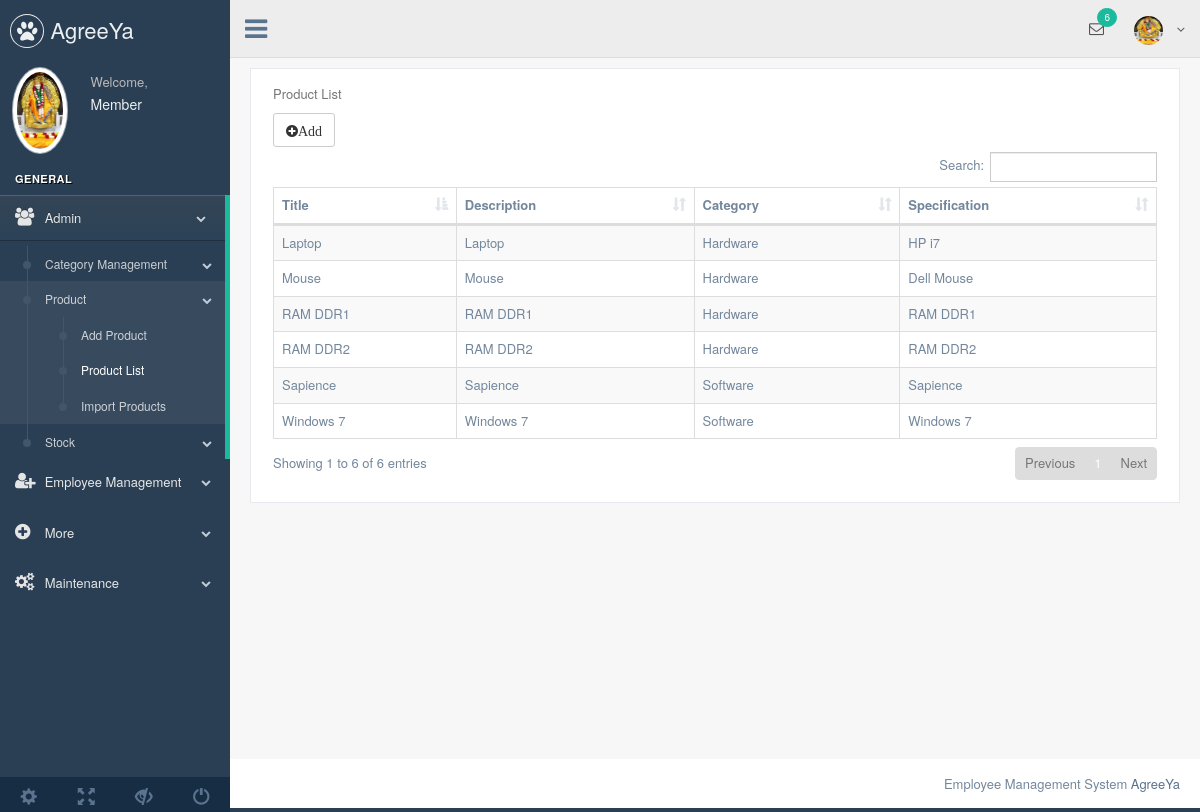
/dashboard/product/list, run on the app's committed database.
### default/models.py (models this page shows, shortened)
class Product(models.Model):
    category = models.ForeignKey(Categories, on_delete=models.CASCADE)
    title = models.CharField(max_length=125)
    description = models.CharField(max_length = 255)
    specification = models.TextField(null=True)

class Categories(models.Model):
    title = models.CharField(max_length=150)
    description = models.CharField(max_length=255, null=True)
    display_order = models.CharField(max_length=4)
    def __str__(self):
        return self.title

### default/productView.py (the view)
# urls.py: path('product/list', productView.productList, name="productList"),
def productList(request):
    recordList = Product.objects.order_by('id')
    return render(request, 'productlist.html', {'productList': recordList, 'flag':1})

### default/templates/productlist.html (shortened to what this page needs)
{% extends 'default.html' %}
{% load static %}
{% block content %}
<div class="right_col" role="main">
    <div class="">
        <div class="row">
            <div class="col-md-12 col-sm-12 col-xs-12">
            <div class="x_panel">
                <div class="x_content">
                <p class="text-muted font-13 m-b-30">Product List</p>
                <div><a href="{% url 'datasheet:addProduct' %}" class="btn btn-default"><i class="fa fa-plus-circle">Add</i></a></li></div>
                <table id="datatable-responsive" class="table table-striped table-bordered dt-responsive nowrap" cellspacing="0" width="100%">
                    <thead>
                    <tr>
                        <th>Title</th>
                        <th>Description</th>
                        <th>Category</th>
                        <th>Specification</th>
                    </tr>
                    </thead>
                    <tbody>
                    {% if productList %}
                        {% for product in productList %}
                            <tr>
                                <td>{{ product.title }}</td>
                                <td>{{ product.description }}</td>
                                <td>{{ product.category}}</td>
                                <td>{{ product.specification}}</td>
                            </tr>
                        {% endfor %}
                    {% endif %}
                    </tbody>
                </table>
                </div>
            </div>
            </div>
        </div>
    </div>
</div>
{% endblock %}

### management/templates/default.html (shortened to what this page needs)
{% load static %}
<!DOCTYPE html>
<html lang="en">
  <head>
      {% include 'inc/head.html' %}
  </head>
  <body class="nav-md">
    <div class="container body">
      <div class="main_container">
        <div class="col-md-3 left_col">
          <div class="left_col scroll-view">
            <div class="navbar nav_title" style="border: 0;">
              <a href="index.html" class="site_title"><i class="fa fa-paw"></i> <span>AgreeYa</span></a>
            </div>
            <div class="profile clearfix">
              <div class="profile_pic">
                <img src="{% static 'images/img.jpg' %}" alt="..." class="img-circle profile_img">
              </div>
              <div class="profile_info">
                <span>Welcome,</span>
                <h2>Member</h2>
              </div>
            </div>
            <br />
            {% include 'inc/sidebar.html' %}
            {% include 'inc/footer-menu.html' %}
          </div>
        </div>
        {% include 'inc/top-navigation.html' %}
        {% block content %}
        {% endblock %}
        {% include 'inc/footer.html' %}
      </div>
    </div>
  </body>
</html>

### management/templates/inc/head.html (shortened to what this page needs)
{% load static %}
<link href="{% static 'css/bootstrap.min.css' %}" rel="stylesheet">
<link href="{% static 'css/font-awesome.min.css' %}" rel="stylesheet">
<link href="{% static 'css/nprogress.css' %}" rel="stylesheet">
<link href="{% static 'css/prettify.min.css' %}" rel="stylesheet">
<link href="{% static 'css/custom.css' %}" rel="stylesheet">
<link href="{% static 'js/datatables.net-bs/css/dataTables.bootstrap.min.css' %}" rel="stylesheet">
<link href="https://cdn.datatables.net/buttons/1.5.6/css/buttons.dataTables.min.css" rel="stylesheet">

### management/templates/inc/sidebar.html (shortened to what this page needs)
{% load static %}
<div id="sidebar-menu" class="main_menu_side hidden-print main_menu">
    <div class="menu_section">
    <h3>General</h3>
    <ul class="nav side-menu">
        <li><a><i class="fa fa-users"></i> Admin <span class="fa fa-chevron-down"></span></a>
            <ul class="nav child_menu">
                <li><a>Category Management<span class="fa fa-chevron-down"></span></a>
                </li>
                <li><a>Product<span class="fa fa-chevron-down"></span></a>
                    <ul class="nav child_menu">
                        <li><a href="{% url 'datasheet:addProduct' %}">Add Product</a></li>
                        <li><a href="{% url 'datasheet:productList' %}">Product List</a></li>
                        <li><a href="{% url 'datasheet:import_product' %}">Import Products</a></li>
                    </ul>
                </li>
                <li><a>Stock<span class="fa fa-chevron-down"></span></a>
                </li>
            </ul>
        </li>
        <li><a><i class="fa fa-user-plus"></i> Employee Management <span class="fa fa-chevron-down"></span></a>
        </li>
        <li><a><i class="fa fa-plus-circle"></i> More <span class="fa fa-chevron-down"></span></a>
        </li>
        <li><a><i class="fa fa-cogs"></i> Maintenance <span class="fa fa-chevron-down"></span></a>
        </li>
    </ul>
    </div>
</div>

### management/templates/inc/footer-menu.html
{% load static %}
<div class="sidebar-footer hidden-small">
    <a data-toggle="tooltip" data-placement="top" title="Settings">
    <span class="glyphicon glyphicon-cog" aria-hidden="true"></span>
    </a>
    <a data-toggle="tooltip" data-placement="top" title="FullScreen">
    <span class="glyphicon glyphicon-fullscreen" aria-hidden="true"></span>
    </a>
    <a data-toggle="tooltip" data-placement="top" title="Lock">
    <span class="glyphicon glyphicon-eye-close" aria-hidden="true"></span>
    </a>
    <a data-toggle="tooltip" data-placement="top" title="Logout" href="login.html">
    <span class="glyphicon glyphicon-off" aria-hidden="true"></span>
    </a>
</div>

### management/templates/inc/top-navigation.html (shortened to what this page needs)
{% load static %}
<div class="top_nav">
    <div class="nav_menu">
    <nav>
        <div class="nav toggle">
        <a id="menu_toggle"><i class="fa fa-bars"></i></a>
        </div>
        <ul class="nav navbar-nav navbar-right">
        <li class="">
            <a href="javascript:;" class="user-profile dropdown-toggle" data-toggle="dropdown" aria-expanded="false">
            <img src="{% static 'images/img.jpg' %}" alt="">
            <span class=" fa fa-angle-down"></span>
            </a>
        </li>
        <li role="presentation" class="dropdown">
            <a href="javascript:;" class="dropdown-toggle info-number" data-toggle="dropdown" aria-expanded="false">
            <i class="fa fa-envelope-o"></i>
            <span class="badge bg-green">6</span>
            </a>
        </li>
        </ul>
    </nav>
    </div>
</div>

### management/templates/inc/footer.html
{% load static %}
<footer>
    <div class="pull-right">
    Employee Management System <a href="https://agreeya.com">AgreeYa</a>
    </div>
    <div class="clearfix"></div>
</footer>

### data on the page
Product: title "RAM DDR1", description "RAM DDR1", category "Hardware", specification "RAM DDR1"
Product: title "RAM DDR2", description "RAM DDR2", category "Hardware", specification "RAM DDR2"
Product: title "Windows 7", description "Windows 7", category "Software", specification "Windows 7"
Product: title "Sapience", description "Sapience", category "Software", specification "Sapience"
Product: title "Laptop", description "Laptop", category "Hardware", specification "HP i7"
Product: title "Mouse", description "Mouse", category "Hardware", specification "Dell Mouse"
